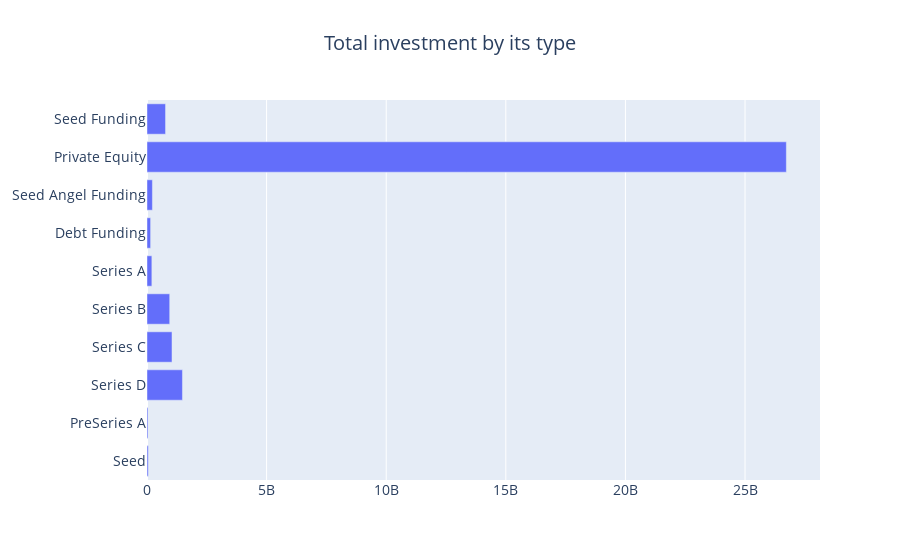

Source (notebook cell):
### Markdown cell above
### Insights:

* Seed funding tops the chart closely followed by Private Equity and seed angel funding
    
* We can clearly see the decreasing number of deals as we move up the stages of funding rounds like Series A, B, C & D

### Code cell
# Get the total investments for investment type
inestment_type_sum = df.groupby('InvestmentType')['CleanedAmount'].agg(['size', 'sum', 'mean']).sort_values(by='size', ascending=False)[:10]

# Set the bar graph
trace = go.Bar(
    y=inestment_type_sum['sum'].index[::-1],
    x=inestment_type_sum['sum'].values[::-1],
    orientation='h'
)

# Set the layout
layout = go.Layout(
    title=go.layout.Title(text='Total investment by its type', x=0.5),
    font=dict(size=14)
)

data = [trace]
fig = go.Figure(data=data, layout=layout)
fig.show()

### Figure 1 — Plotly figure (JSON) as saved in the notebook; plotly's stock layout.template omitted (floating-point values rounded to 4 significant figures)
{"data": [{"orientation": "h", "type": "bar", "x": [52800000, 41371001, 1481799000, 1044718394, 949195735, 203198002, 150919355, 225665041, 26727583450, 775075554], "y": ["Seed", "PreSeries A", "Series D", "Series C", "Series B", "Series A", "Debt Funding", "Seed Angel Funding", "Private Equity", "Seed Funding"]}], "layout": {"font": {"size": 14}, "title": {"text": "Total investment by its type", "x": 0.5}}}
